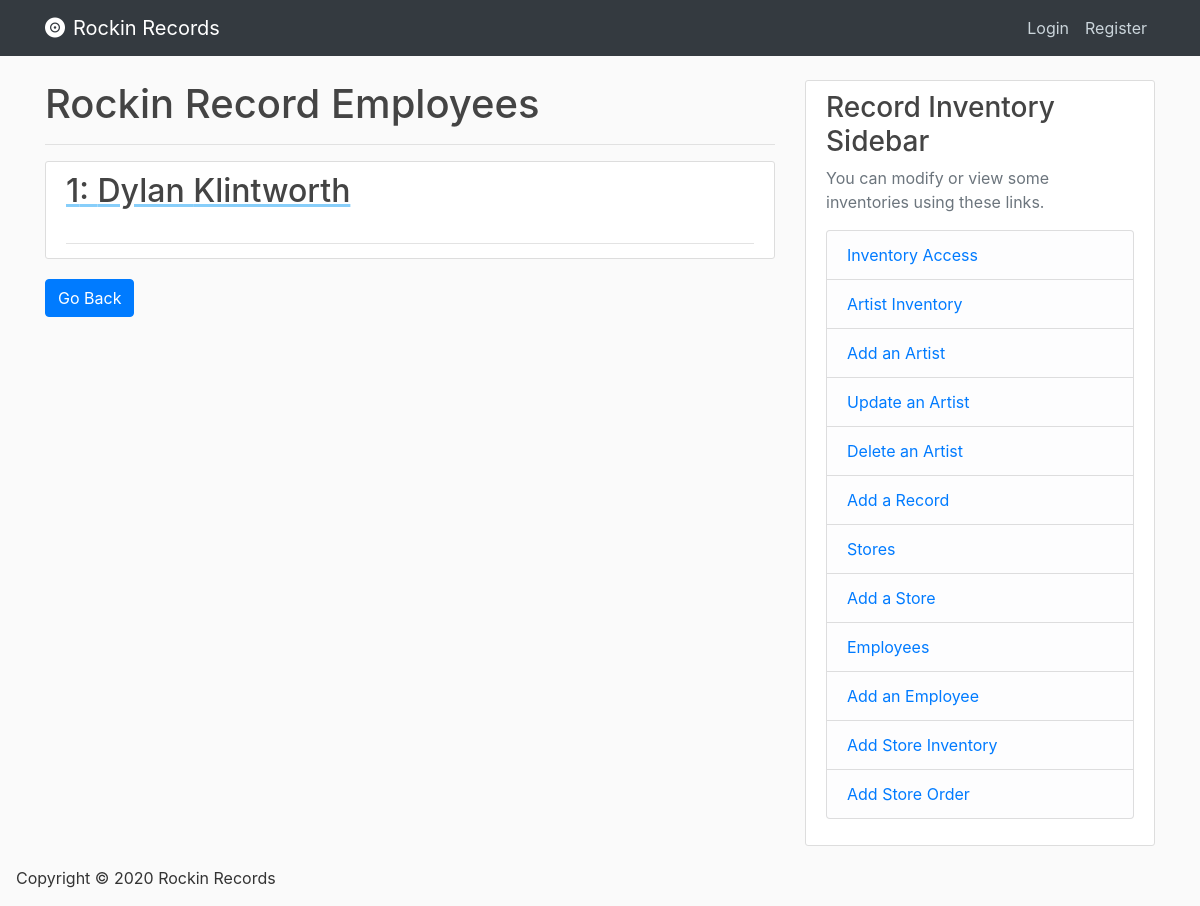
Page /employees on the earlier database version.
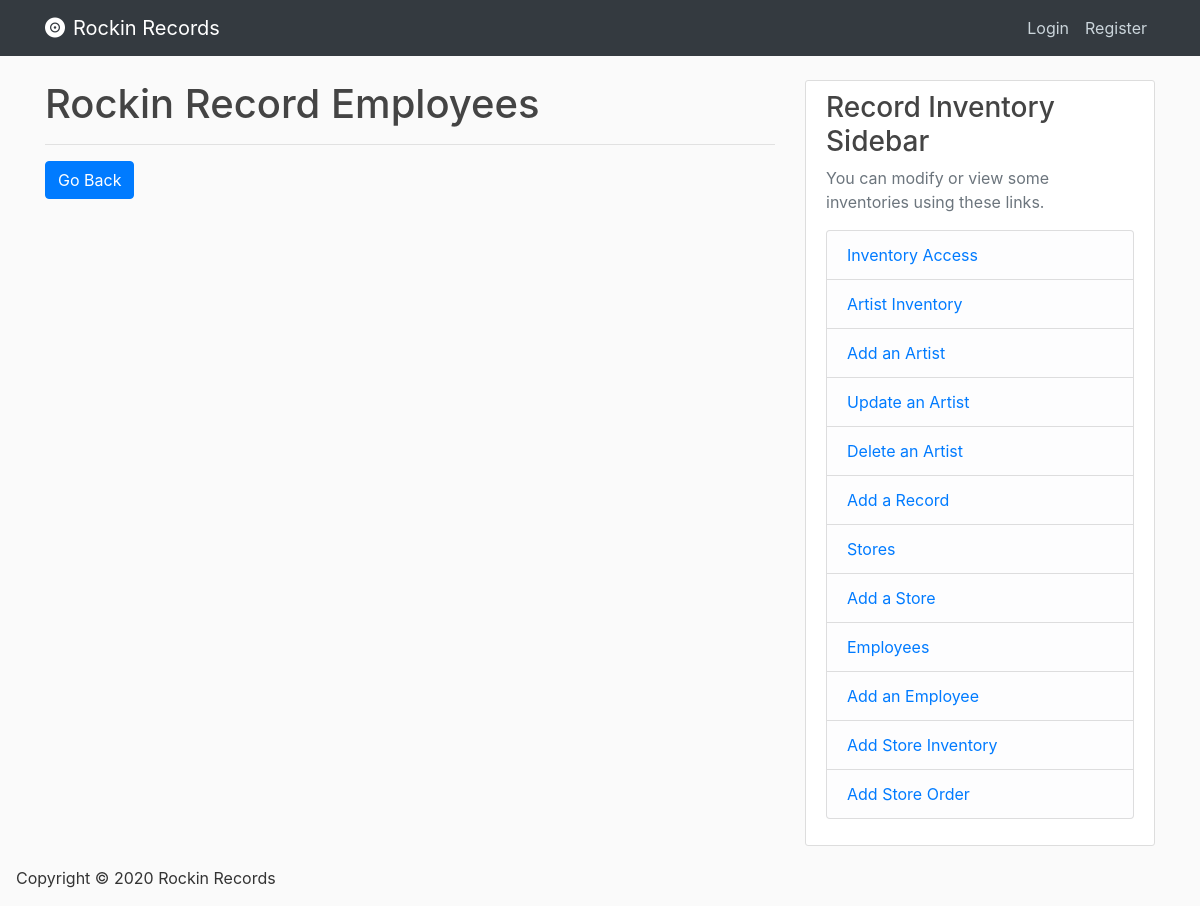
Same page on the later database version.
### database/models.py (models this page shows)
class Employees(db.Model):
    employee_id = db.Column(db.Integer, primary_key=True, nullable=False, autoincrement="auto")
    first_name = db.Column(db.String(120), nullable=False)
    last_name = db.Column(db.String(120), nullable=False)
    birth_date = db.Column(db.Date)
    street_address = db.Column(db.String(120))
    city_address = db.Column(db.String(120))
    state_address = db.Column(db.String(120))
    zip_address = db.Column(db.String(120))
    phone_number = db.Column(db.String(15))
    job_title = db.Column(db.String(120), nullable=False)
    email = db.Column(db.String(120), unique=True, nullable=False)
    store_id = db.Column(db.Integer, db.ForeignKey('stores.store_id'), nullable=False)
    salary = db.Column(db.Float)
    hourly_rate = db.Column(db.Float)

### database/routes.py (the view)
@app.route('/employees')
def employees():
    employees = Employees.query.all()
    return render_template('employees.html', employees=employees)

### database/Templates/employees.html
{% extends "index.html" %}
{% block content %}
    <h1> Rockin Record Employees </h1>
    <hr>
    {% for employee in employees %}
        <article class="media content-section">
            <div class="media-body">
                <div class="article-metadata">
                    <a class="mr-2" href="{{url_for('employee', employee_id=employee.employee_id)}}" style="text-decoration: underline; text-decoration-color: lightskyblue;" >
                    <h2> {{ employee.employee_id }}: {{ employee.first_name }} {{employee.last_name}}</h2>
                    </a>
                </div>
          </div>
        </article>
     {% endfor %}
     <div>
        <a href="{{ url_for('home') }} ">
          <button class='btn btn-primary'>
              Go Back
          </button>
        </a>
     </div>
{% endblock content %}

Differences in the rows shown:
removed Employees: employee_id "1", first_name "Dylan", last_name "Klintworth"
